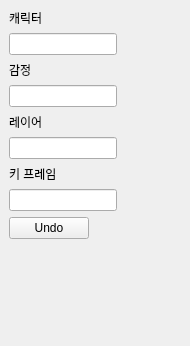
<?xml version="1.0" encoding="UTF-8"?>
<ui version="4.0">
 <class>FrameInfoWidget</class>
 <widget class="QDockWidget" name="FrameInfoWidget">
  <property name="geometry">
   <rect>
    <x>0</x>
    <y>0</y>
    <width>190</width>
    <height>346</height>
   </rect>
  </property>
  <property name="windowTitle">
   <string>FrameInfo</string>
  </property>
  <widget class="QWidget" name="dockWidgetContents">
   <layout class="QFormLayout" name="formLayout">
    <property name="fieldGrowthPolicy">
     <enum>QFormLayout::AllNonFixedFieldsGrow</enum>
    </property>
    <item row="0" column="0">
     <widget class="QLabel" name="label">
      <property name="text">
       <string>캐릭터</string>
      </property>
     </widget>
    </item>
    <item row="1" column="0">
     <widget class="QLineEdit" name="characterName_label"/>
    </item>
    <item row="2" column="0">
     <widget class="QLabel" name="label_2">
      <property name="text">
       <string>감정</string>
      </property>
     </widget>
    </item>
    <item row="3" column="0">
     <widget class="QLineEdit" name="emotionName_label"/>
    </item>
    <item row="5" column="0">
     <widget class="QLabel" name="label_3">
      <property name="text">
       <string>레이어</string>
      </property>
     </widget>
    </item>
    <item row="7" column="0">
     <widget class="QLabel" name="label_4">
      <property name="text">
       <string>키 프레임</string>
      </property>
     </widget>
    </item>
    <item row="8" column="0">
     <widget class="QLineEdit" name="keyFrame_label"/>
    </item>
    <item row="6" column="0">
     <widget class="QLineEdit" name="layer_label"/>
    </item>
    <item row="9" column="0">
     <widget class="QPushButton" name="undoButton">
      <property name="text">
       <string>Undo</string>
      </property>
     </widget>
    </item>
   </layout>
  </widget>
 </widget>
 <resources/>
 <connections/>
</ui>
